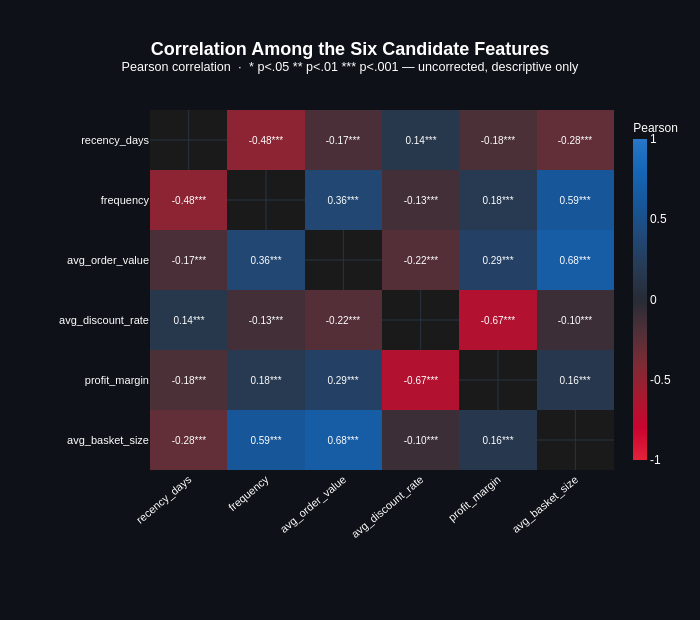

Notebook code cell kept with this figure:
### Markdown cell above
None of these is derived from another one on this list, so there is no
algebraic double-counting the way `cost` and `profit_margin` double-count
`profit` in the line-level data. A correlation check is still worth running,
since two features can be redundant in practice without being redundant by
formula.

### Code cell
raw_feature_cols = ["recency_days", "frequency", "avg_order_value",
                     "avg_discount_rate", "profit_margin", "avg_basket_size"]

cp.correlation_heatmap(
    customers[raw_feature_cols], method="pearson", show_significance=True,
    title="Correlation Among the Six Candidate Features",
)

### Figure 1 — Plotly figure (JSON) as saved in the notebook; plotly's stock layout.template omitted (floating-point values rounded to 4 significant figures)
{"data": [{"colorbar": {"outlinewidth": 0, "thickness": 14, "tickfont": {"color": "white", "family": "Arial"}, "ticktext": ["-1", "-0.5", "0", "0.5", "1"], "tickvals": [-1, -0.5, 0, 0.5, 1], "title": {"font": {"color": "white", "family": "Arial", "size": 12}, "text": "Pearson"}}, "colorscale": [[0.0, "#E3223A"], [0.1, "#C90430"], [0.2, "#A61A30"], [0.3, "#7C2B35"], [0.4, "#503038"], [0.5, "#272C35"], [0.6, "#273B55"], [0.7, "#204978"], [0.8, "#16579A"], [0.9, "#1566B6"], [1.0, "#2877C8"]], "customdata": [0.0, NaN, 1589.0, 1.078e-92, 1589.0, 1.149e-11, 1589.0, 1.388e-08, 1589.0, 6.012e-13, 1589.0, 4.555e-30, 1589.0, 1.078e-92, 0.0, NaN, 1589.0, 4.447e-51, 1589.0, 1.24e-07, 1589.0, 1.608e-13, 1589.0, 3.088e-151, 1589.0, 1.149e-11, 1589.0, 4.447e-51, 0.0, NaN, 1589.0, 6.499e-19, 1589.0, 3.675e-32, 1589.0, 1.288e-212, 1589.0, 1.388e-08, 1589.0, 1.24e-07, 1589.0, 6.499e-19, 0.0, NaN, 1589.0, 1.048e-207, 1589.0, 3.402e-05, 1589.0, 6.012e-13, 1589.0, 1.608e-13, 1589.0, 3.675e-32, 1589.0, 1.048e-207, 0.0, NaN, 1589.0, 3.262e-10, 1589.0, 4.555e-30, 1589.0, 3.088e-151, 1589.0, 1.288e-212, 1589.0, 3.402e-05, 1589.0, 3.262e-10, 0.0, NaN], "hovertemplate": "<b>%{y}</b> × <b>%{x}</b><br>r = %{z:.3f}<br>n = %{customdata[0]}<br>p = %{customdata[1]:.3g}<extra></extra>", "text": [["", "-0.48***", "-0.17***", "0.14***", "-0.18***", "-0.28***"], ["-0.48***", "", "0.36***", "-0.13***", "0.18***", "0.59***"], ["-0.17***", "0.36***", "", "-0.22***", "0.29***", "0.68***"], ["0.14***", "-0.13***", "-0.22***", "", "-0.67***", "-0.10***"], ["-0.18***", "0.18***", "0.29***", "-0.67***", "", "0.16***"], ["-0.28***", "0.59***", "0.68***", "-0.10***", "0.16***", ""]], "textfont": {"color": "white", "family": "Arial", "size": 10}, "texttemplate": "%{text}", "type": "heatmap", "x": ["recency_days", "frequency", "avg_order_value", "avg_discount_rate", "profit_margin", "avg_basket_size"], "y": ["recency_days", "frequency", "avg_order_value", "avg_discount_rate", "profit_margin", "avg_basket_size"], "z": [[NaN, -0.4808, -0.1692, 0.1418, -0.1793, -0.2803], [-0.4808, NaN, 0.3644, -0.1322, 0.1837, 0.5925], [-0.1692, 0.3644, NaN, -0.2203, 0.29, 0.6759], [0.1418, -0.1322, -0.2203, NaN, -0.6701, -0.1038], [-0.1793, 0.1837, 0.29, -0.6701, NaN, 0.1568], [-0.2803, 0.5925, 0.6759, -0.1038, 0.1568, NaN]], "zmax": 1, "zmid": 0, "zmin": -1}], "layout": {"font": {"color": "white", "family": "Arial"}, "height": 620, "margin": {"b": 150, "l": 150, "r": 80, "t": 110}, "paper_bgcolor": "#0e1117", "plot_bgcolor": "#1a1a1a", "title": {"font": {"color": "white", "family": "Arial", "size": 18}, "text": "<b>Correlation Among the Six Candidate Features</b><br><sup>Pearson correlation  ·  * p<.05 ** p<.01 *** p<.001 — uncorrected, descriptive only</sup>", "x": 0.5, "xanchor": "center"}, "width": 700, "xaxis": {"side": "bottom", "tickangle": -40, "tickfont": {"size": 11}}, "yaxis": {"autorange": "reversed", "tickfont": {"size": 11}}}}
